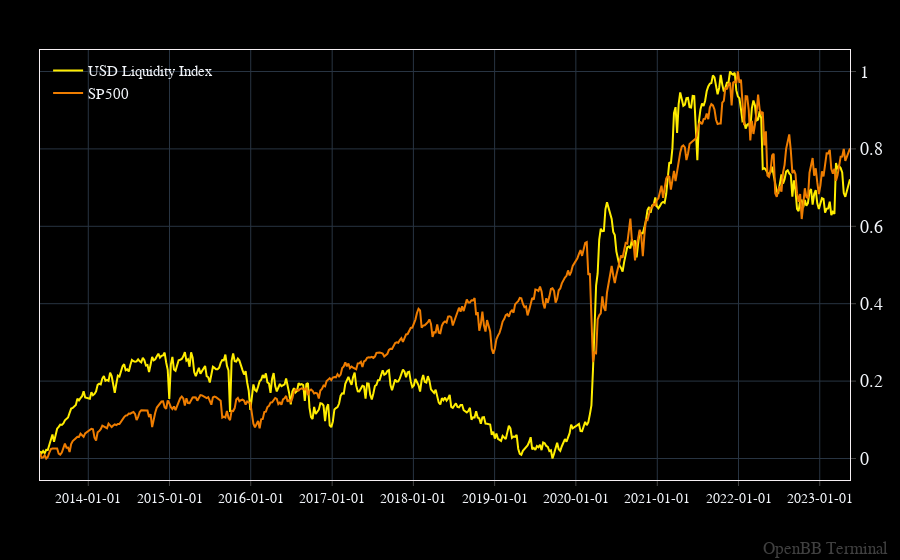

The cell this chart's notebook holds for it:
### Markdown cell above
We can use `openbb.forecast.plot` to make a fast chart of multiple columns on the same y-axis.

### Code cell
openbb.forecast.plot(normalize(y_axis, method = "m"), columns = normalized.columns)

### Figure 1 — Plotly figure (JSON) as saved in the notebook; plotly's stock layout.template omitted (floating-point values rounded to 4 significant figures; data arrays with more than 128 entries replaced by an {"elided": "..."} marker saying what was removed)
{"data": [{"hovertemplate": "%{y}<extra></extra>", "name": "USD Liquidity Index", "type": "scatter", "x": {"elided": "515 str values"}, "y": {"elided": "515 float values"}}, {"hovertemplate": "%{y}<extra></extra>", "name": "SP500", "type": "scatter", "x": {"elided": "515 str values"}, "xhoverformat": "%Y-%m-%d", "y": {"elided": "515 float values"}}], "layout": {"annotations": [{"font": {"color": "gray", "size": 17}, "opacity": 0.5, "text": "OpenBB Terminal", "x": 1, "xanchor": "right", "xref": "paper", "xshift": 40, "y": 0, "yanchor": "bottom", "yref": "paper", "yshift": -80}], "bargap": 0, "bargroupgap": 0, "barmode": "overlay", "hoverdistance": 2, "legend": {"groupclick": "toggleitem", "orientation": "v", "tracegroupgap": 133.3}, "margin": {"b": 80, "l": 40, "r": 50, "t": 50}, "modebar": {"activecolor": "#d1030d", "bgcolor": "#2A2A2A", "color": "#FFFFFF", "orientation": "v"}, "newshape": {"line": {"color": "gold"}}, "spikedistance": 2, "xaxis": {"tickformatstops": [{"dtickrange": [null, 604800000], "value": "%Y-%m-%d"}, {"dtickrange": [604800000, "M1"], "value": "%Y-%m-%d"}, {"dtickrange": ["M1", null], "value": "%Y-%m-%d"}], "type": "date"}}}
